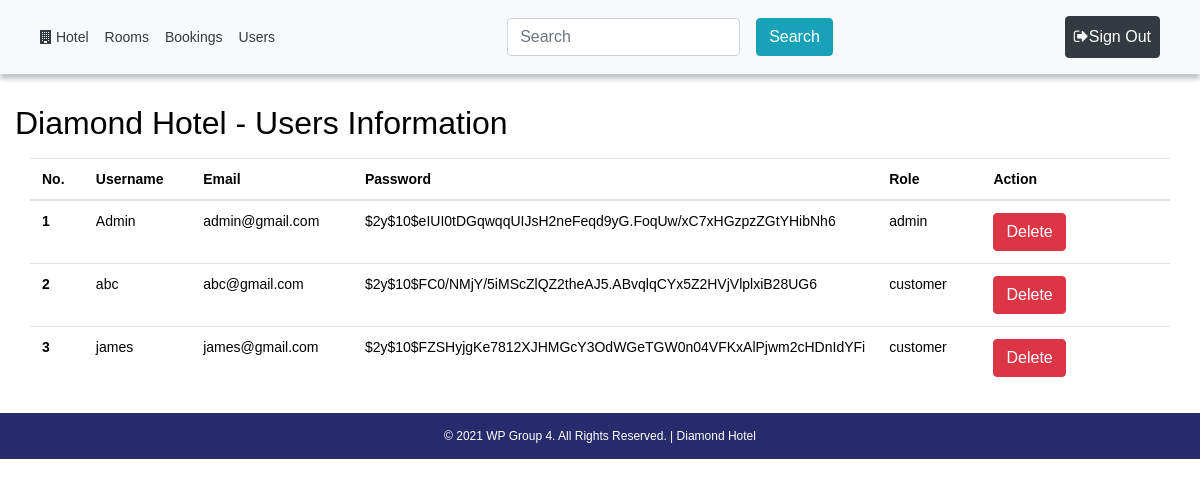
The app's page /components/user/view.php (signed in) with its own data.
### tables this page shows
CREATE TABLE `users` (
  `id` int(11) NOT NULL,
  `name` varchar(20) DEFAULT NULL,
  `image` varchar(255) NOT NULL,
  `email` varchar(255) NOT NULL,
  `password` varchar(255) NOT NULL,
  `role` varchar(10) NOT NULL DEFAULT 'customer'
);

### components/user/view.php (the view, shortened to what this page needs)
<?php
$path = $_SERVER['DOCUMENT_ROOT'];
$path .= "/hotel/";
require_once($path . 'connect.php');
$ReadSql = "SELECT * FROM `users` ORDER BY id";
$res = mysqli_query($connection, $ReadSql);
?>
<?php require($path . 'templates/header.php') ?>
	<div class="container-fluid my-4">
		<div class="row my-2">
			<h2>Diamond Hotel - Users Information</h2>
		</div>
		<table class="table table-responsive">
		<thead>
			<tr>
				<th style="width:5%">No.</th>
				<th style="width:10%">Username</th>
				<th style="width:15%">Email</th>
				<th style="width:20%">Password</th>
				<th style="width:10%">Role</th>
				<th style="width:20%">Action</th>
			</tr>
		</thead>
		<tbody>
		<?php
		while($r = mysqli_fetch_assoc($res)){
		?>
			<tr>
				<th scope="row"><?php echo $r['id']; ?></th>
				<td><?php echo $r['name']; ?></td>
				<td><?php echo $r['email']; ?></td>
				<td><?php echo $r['password']; ?></td>
				<td><?php echo $r['role']; ?></td>
				<td>
					<button type="button" class="btn btn-danger btn-xs" data-toggle="modal" data-target="#myModal<?php echo $r['id']; ?>">Delete</button>
				</td>
			</tr>
		<?php } ?>
		</tbody>
		</table>
	</div>
<?php require($path . 'templates/footer.php') ?>

### css/style.css (style rules this page uses)
* { color: black; }
html, body { height: 100%; }

### templates/header.php (style rules this page uses)
body { font: 14px sans-serif; }

### records on screen
users: id "1", name "Admin", email "admin@gmail.com", password "$2y$10$eIUI0tDGqwqqUIJsH2neFeqd9yG.FoqUw/xC7xHGzpzZGtYHibNh6", role "admin"
users: id "2", name "abc", email "abc@gmail.com", password "$2y$10$FC0/NMjY/5iMScZlQZ2theAJ5.ABvqlqCYx5Z2HVjVlplxiB28UG6", role "customer"
users: id "3", name "james", email "james@gmail.com", password "$2y$10$FZSHyjgKe7812XJHMGcY3OdWGeTGW0n04VFKxAlPjwm2cHDnIdYFi", role "customer"
